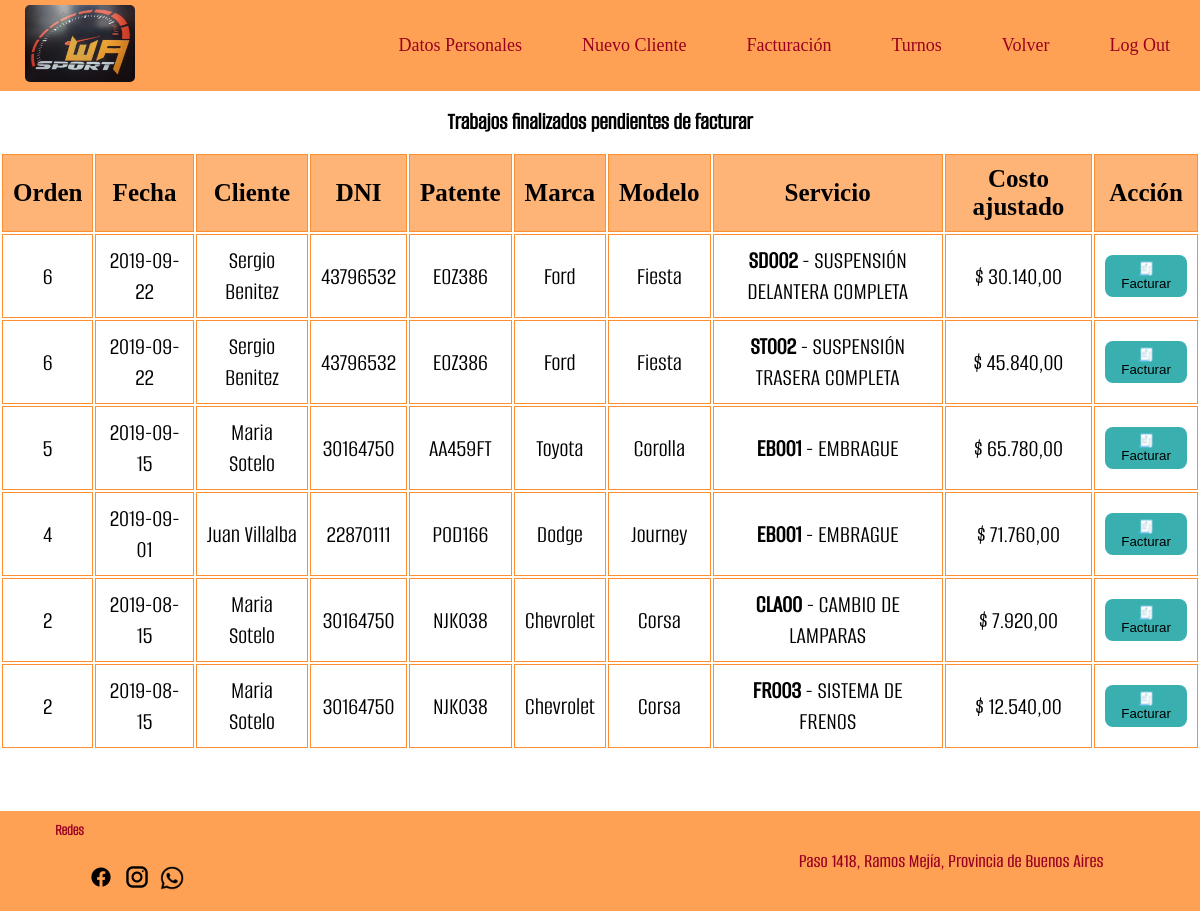
Page /facturacion.php (signed in) on the committed database.
### tables this page shows
CREATE TABLE `orden_trabajo` (
  `orden_numero` int(11) NOT NULL,
  `servicio_codigo` varchar(5) NOT NULL,
  `complejidad` int(11) NOT NULL,
  `costo_ajustado` decimal(8,2) DEFAULT NULL,
  `orden_kilometros` int(10) UNSIGNED NOT NULL,
  `orden_comentario` varchar(255) NOT NULL,
  `orden_estado` tinyint(1) NOT NULL,
  `mecanico_DNI` varchar(15) DEFAULT NULL,
  `turno_id` int(11) DEFAULT NULL,
  `factura_id` int(11) DEFAULT NULL
);

CREATE TABLE `ordenes` (
  `orden_numero` int(11) NOT NULL,
  `orden_fecha` varchar(255) NOT NULL,
  `vehiculo_patente` varchar(10) NOT NULL,
  `orden_costo` decimal(8,2) DEFAULT NULL
);

CREATE TABLE `clientes` (
  `cliente_DNI` varchar(10) NOT NULL,
  `cliente_contrasena` varchar(255) NOT NULL,
  `cliente_nombre` varchar(50) NOT NULL,
  `cliente_direccion` varchar(50) DEFAULT NULL,
  `cliente_localidad` varchar(15) DEFAULT NULL,
  `cliente_telefono` varchar(15) DEFAULT NULL,
  `cliente_email` varchar(255) NOT NULL,
  `token_recuperacion` varchar(255) DEFAULT NULL
);

CREATE TABLE `vehiculos` (
  `vehiculo_patente` varchar(10) NOT NULL,
  `cliente_DNI` varchar(10) NOT NULL,
  `vehiculo_marca` varchar(10) NOT NULL,
  `vehiculo_modelo` varchar(10) NOT NULL,
  `vehiculo_anio` varchar(4) DEFAULT NULL,
  `vehiculo_color` varchar(10) DEFAULT NULL,
  `vehiculo_motor` varchar(10) DEFAULT NULL
);

CREATE TABLE `servicios` (
  `servicio_codigo` varchar(5) NOT NULL,
  `servicio_nombre` varchar(35) NOT NULL,
  `servicio_descripcion` varchar(100) NOT NULL,
  `servicio_costo` decimal(8,2) NOT NULL
);

### facturacion.php (the view, shortened to what this page needs)
<?php
require_once 'conexion_base.php';
$sql = "
SELECT
  o.orden_numero, o.orden_fecha,
  c.cliente_nombre, c.cliente_DNI, c.cliente_direccion, c.cliente_telefono, c.cliente_email,
  v.vehiculo_patente, v.vehiculo_marca, v.vehiculo_modelo,
  s.servicio_codigo, s.servicio_nombre,
  ot.orden_comentario, ot.costo_ajustado
FROM orden_trabajo ot
JOIN ordenes   o ON o.orden_numero = ot.orden_numero
JOIN servicios s ON s.servicio_codigo = ot.servicio_codigo
JOIN vehiculos v ON v.vehiculo_patente = o.vehiculo_patente
JOIN clientes  c ON c.cliente_DNI = v.cliente_DNI
WHERE ot.orden_estado = 1       -- finalizado
  AND ot.factura_id IS NULL     -- sin facturar
ORDER BY o.orden_fecha DESC, o.orden_numero DESC
";
$rows = $conexion->query($sql)->fetchAll(PDO::FETCH_ASSOC);
?>
<!DOCTYPE html>
<html lang="es">
<head>
  <link rel="stylesheet" href="estilopagina.css?v=<?= time() ?>">
</head>
<body>
<?php include 'nav_rec.php'; ?>
<main class="facturacion">
  <h2 style="text-align:center;margin:16px 0;">Trabajos finalizados pendientes de facturar</h2>
  <table>
    <thead>
      <tr>
        <th>Orden</th>
        <th>Fecha</th>
        <th>Cliente</th>
        <th>DNI</th>
        <th>Patente</th>
        <th>Marca</th>
        <th>Modelo</th>
        <th>Servicio</th>
        <th>Costo ajustado</th>
        <th>Acción</th>
      </tr>
    </thead>
    <tbody>
      <?php if (!$rows): ?>
        <tr class="fila-vacia"><td colspan="10">No hay trabajos pendientes de facturar.</td></tr>
      <?php else: foreach ($rows as $r): ?>
        <tr>
          <td><?= htmlspecialchars($r['orden_numero']) ?></td>
          <td><?= htmlspecialchars($r['orden_fecha']) ?></td>
          <td><?= htmlspecialchars($r['cliente_nombre']) ?></td>
          <td><?= htmlspecialchars($r['cliente_DNI']) ?></td>
          <td><?= htmlspecialchars($r['vehiculo_patente']) ?></td>
          <td><?= htmlspecialchars($r['vehiculo_marca']) ?></td>
          <td><?= htmlspecialchars($r['vehiculo_modelo']) ?></td>
          <td>
            <div><strong><?= htmlspecialchars($r['servicio_codigo']) ?></strong> - <?= htmlspecialchars($r['servicio_nombre']) ?></div>
          </td>
          <td>$ <?= number_format((float)$r['costo_ajustado'], 2, ',', '.') ?></td>
          <td>
            <button type="button" class="btn-icono"
              onclick="abrirModalFactura(this)"
              data-orden_numero="<?= htmlspecialchars($r['orden_numero']) ?>"
              data-orden_fecha="<?= htmlspecialchars($r['orden_fecha']) ?>"
              data-cliente_nombre="<?= htmlspecialchars($r['cliente_nombre']) ?>"
              data-cliente_dni="<?= htmlspecialchars($r['cliente_DNI']) ?>"
              data-cliente_direccion="<?= htmlspecialchars($r['cliente_direccion']) ?>"
              data-cliente_telefono="<?= htmlspecialchars($r['cliente_telefono']) ?>"
              data-cliente_email="<?= htmlspecialchars($r['cliente_email']) ?>"
              data-vehiculo_patente="<?= htmlspecialchars($r['vehiculo_patente']) ?>"
              data-vehiculo_marca="<?= htmlspecialchars($r['vehiculo_marca']) ?>"
              data-vehiculo_modelo="<?= htmlspecialchars($r['vehiculo_modelo']) ?>"
              data-servicio_codigo="<?= htmlspecialchars($r['servicio_codigo']) ?>"
              data-servicio_nombre="<?= htmlspecialchars($r['servicio_nombre']) ?>"
              data-orden_comentario="<?= htmlspecialchars($r['orden_comentario']) ?>"
              data-costo_ajustado="<?= htmlspecialchars($r['costo_ajustado']) ?>"
            >🧾 Facturar</button>
          </td>
        </tr>
      <?php endforeach; endif; ?>
    </tbody>
  </table>
</main>
    <?php
        include("piedepagina.php");
    ?>
</body>
</html>

### estilopagina.css (style rules this page uses)
* { margin: 0; padding: 0; box-sizing: border-box; }
html, body { width: 100%; height: 100%; }
.facturacion { min-height: 90vh; }
.facturacion h2 { font-family: 'AlumniSans_Regular'; text-align: center; }
.facturacion { border-collapse: collapse; display: flex; flex-direction: column; align-items: center; }
.facturacion th { border: 1px solid #FF8E31; padding: 10px; font-family: 'Big_Shoulders_Regular'; font-size: 25px; text-align: center; background-color: #ff8e31a8; }
.facturacion td { border: 1px solid #FF8E31; padding: 10px; font-family: 'AlumniSans_Regular'; font-size: 25px; text-align: center; }
.btn-icono { cursor:pointer; border:none; background:#3AAFAF; color:#000; padding:6px 10px; border-radius:8px; }

### rows in the picture
orden_trabajo: orden_numero.orden_numero "6", orden_numero.orden_fecha "2019-09-22", clientes.cliente_nombre "Sergio Benitez", clientes.cliente_DNI "43796532", vehiculos.vehiculo_patente "EOZ386", vehiculos.vehiculo_marca "Ford", vehiculos.vehiculo_modelo "Fiesta", servicio_codigo.servicio_codigo "SD002", servicio_codigo.servicio_nombre "SUSPENSIÓN DELANTERA COMPLETA", costo_ajustado "30.140,00"
orden_trabajo: orden_numero.orden_numero "6", orden_numero.orden_fecha "2019-09-22", clientes.cliente_nombre "Sergio Benitez", clientes.cliente_DNI "43796532", vehiculos.vehiculo_patente "EOZ386", vehiculos.vehiculo_marca "Ford", vehiculos.vehiculo_modelo "Fiesta", servicio_codigo.servicio_codigo "ST002", servicio_codigo.servicio_nombre "SUSPENSIÓN TRASERA COMPLETA", costo_ajustado "45.840,00"
orden_trabajo: orden_numero.orden_numero "5", orden_numero.orden_fecha "2019-09-15", clientes.cliente_nombre "Maria Sotelo", clientes.cliente_DNI "30164750", vehiculos.vehiculo_patente "AA459FT", vehiculos.vehiculo_marca "Toyota", vehiculos.vehiculo_modelo "Corolla", servicio_codigo.servicio_codigo "EB001", servicio_codigo.servicio_nombre "EMBRAGUE", costo_ajustado "65.780,00"
orden_trabajo: orden_numero.orden_numero "4", orden_numero.orden_fecha "2019-09-01", clientes.cliente_nombre "Juan Villalba", clientes.cliente_DNI "22870111", vehiculos.vehiculo_patente "POD166", vehiculos.vehiculo_marca "Dodge", vehiculos.vehiculo_modelo "Journey", servicio_codigo.servicio_codigo "EB001", servicio_codigo.servicio_nombre "EMBRAGUE", costo_ajustado "71.760,00"
orden_trabajo: orden_numero.orden_numero "2", orden_numero.orden_fecha "2019-08-15", clientes.cliente_nombre "Maria Sotelo", clientes.cliente_DNI "30164750", vehiculos.vehiculo_patente "NJK038", vehiculos.vehiculo_marca "Chevrolet", vehiculos.vehiculo_modelo "Corsa", servicio_codigo.servicio_codigo "CLA00", servicio_codigo.servicio_nombre "CAMBIO DE LAMPARAS", costo_ajustado "7.920,00"
orden_trabajo: orden_numero.orden_numero "2", orden_numero.orden_fecha "2019-08-15", clientes.cliente_nombre "Maria Sotelo", clientes.cliente_DNI "30164750", vehiculos.vehiculo_patente "NJK038", vehiculos.vehiculo_marca "Chevrolet", vehiculos.vehiculo_modelo "Corsa", servicio_codigo.servicio_codigo "FR003", servicio_codigo.servicio_nombre "SISTEMA DE FRENOS", costo_ajustado "12.540,00"
